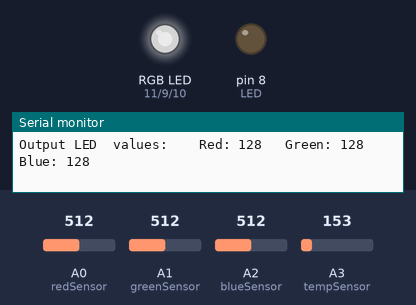
Recording of a sketch running on a simulated Arduino Uno, built with avr-gcc and run on an emulated ATmega328P. On the bench: an RGB LED mixed from three pins (HIGH = lit), output pins drawn as LEDs (lit = HIGH), the last lines printed to the serial monitor. Inputs (shaded band) come from the test bench; at power-on: A3 (tempSensor) = 153, A0 (redSensor) = 512, A1 (greenSensor) = 512, A2 (blueSensor) = 512. Dim RGB values are drawn brighter than linear.

Above: at 1.2 s.
1.3 s: A3 (tempSensor) set to 167
At 2.0 s:
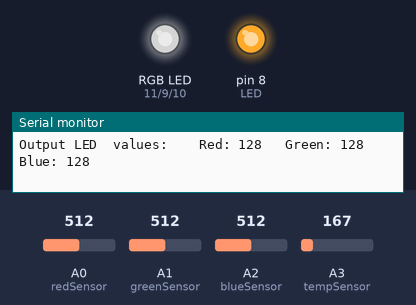
3.0 s: A0 (redSensor) set to 30
At 4.3 s:
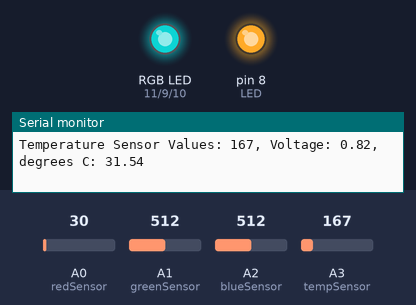
4.7 s: A1 (greenSensor) set to 30
At 5.6 s:
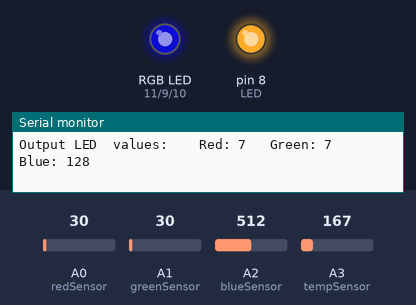
6.4 s: A2 (blueSensor) set to 30
At 7.3 s:
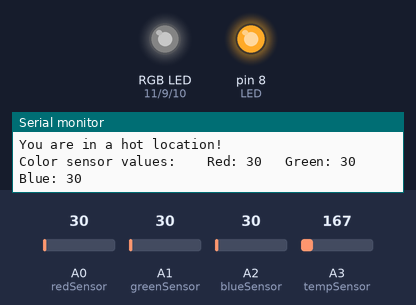
8.0 s: A3 (tempSensor) set to 133
At 9.0 s:
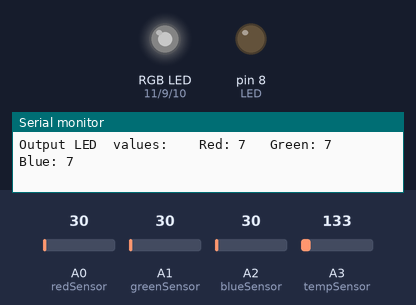
9.7 s: A0 (redSensor) set to 716
At 11.1 s:
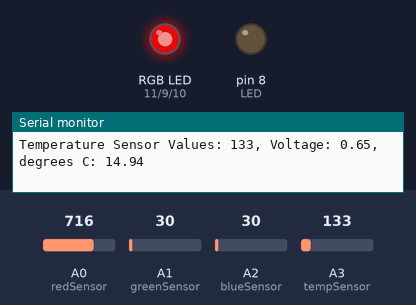
Timing chart, 0 to 12.4 s (numbered marks = the images above; inputs shaded):
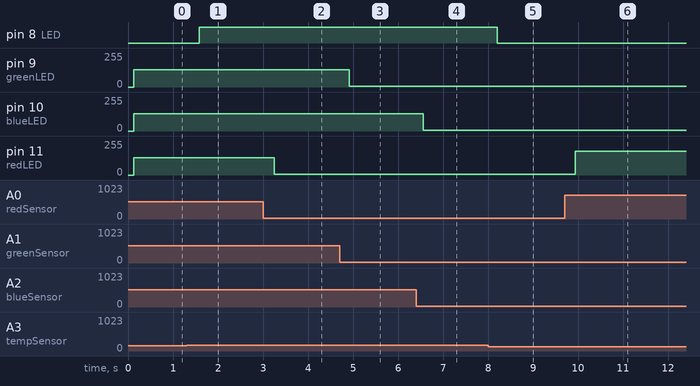

The sketch:

assignment1_2.ino
```cpp
/*This project is intended to function as a basic weather reading circuit.
 * If the weather is sunny, the user will know by the fact that the multi-color led will be shining brightly as white(ish)
 * light. In addition to reading sunlight, the circuit will also read the temperature of the location. If it is warmer
 * than the inside of a typical home, then the red LED will light to indicate that it is hot out.
 * Such a circuit allows for a user to tell not only if it is bright out (from the dimness/brightness of the
 * multi-colored LED), but also if it is at least hot based off of the lighting of the red LED.
 *
 * I would have liked to include a blue and yellow LED as well to indicate cooler temperatures, but I did not have
 * enough wiring to set up such a circuit. Had I worked with someone else, maybe this could have been a reality.
 * However, I feel comfortable in knowing that this circuit does what it is designed to do and proves useful in the
 * real world.
 */


//sets the pins that each pin of the LED is attached to with respect to color
const int greenLED = 9;
const int redLED = 11;
const int blueLED = 10;

//sets the analog pins that each photoresistor is attached to based on color
const int greenSensor = A1;
const int redSensor = A0;
const int blueSensor = A2;

//setting integers to describe how brightly to light up the LED pins later
int greenValue = 0;
int redValue = 0;
int blueValue = 0;

//setting a value for the reading of the photoresistor values for each color
int greenSensorValue = 0;
int redSensorValue = 0;
int blueSensorValue = 0;

//set the temperature sensor pin, base temp of the room (as in the previous exercise) and a variable to store the temperature sensor's reading
const int tempSensor = A3;
const int baseTemp = 20.0;
const int LED = 8;
int tempValue = 0;

void setup() {
  //initialize the serial monitor as is protocol
  Serial.begin(9600);

  //sets all of the applicable pins as outputs for the Arduino circuit
  for (int i = 8; i <= 11; i++) {
    pinMode(i, OUTPUT);
    //sets pin 8, the LED, to being off initially
    if (i == 8) digitalWrite(i, LOW);
  }
}

void loop() {

  //read the temperature sensor's value
  tempValue = analogRead(tempSensor);

  //read the analog values of each photoresistor and assign the value to the "___Sensorvalue" to be used later
  greenSensorValue = analogRead(greenSensor);
  //wait 5 ms before reading the next value
  delay(5);
  redSensorValue = analogRead(redSensor);
  delay(5);
  blueSensorValue = analogRead(blueSensor);
  delay(5);

  //Print in the serial monitor what the values of each photoresistor's voltage are from the previous step
  Serial.print("Color sensor values: \t Red: ");
  Serial.print(redSensorValue);
  Serial.print("\t Green: ");
  Serial.print(greenSensorValue);
  Serial.print("\t Blue: ");
  Serial.println(blueSensorValue);

  //Print in the serial monitor information regarding the temperature sensor and values that can be derived from it
  Serial.print("Temperature Sensor Values: ");
  Serial.print(tempValue);
  //calculates the voltage on the temperature sensor on the breadboard
  float volt = 5.0 * tempValue/1024.0;
  //displays the above mentioned voltage
  Serial.print(", Voltage: ");
  Serial.print(volt);
  //calculates the temperature on the temperature sensor based on the applied voltage
  float temp = (volt - .5) * 100;
  //displays the temperature that the sensor "reads"
  Serial.print(", degrees C: ");
  Serial.println(temp);

  //calculates how brightly to set the output voltages for each dolored pin of the LED
  greenValue = greenSensorValue/4;
  redValue = redSensorValue/4;
  blueValue = blueSensorValue/4;

  //Print in the serial monitor what the output voltages for each pin of the LED are by color
  Serial.print("Output LED  values: \t Red: ");
  Serial.print(redValue);
  Serial.print("\t Green: ");
  Serial.print(greenValue);
  Serial.print("\t Blue: ");
  Serial.println(blueValue);

  //Set the LED pins to the appropriate voltage values
  analogWrite(greenLED, greenValue);
  analogWrite(redLED, redValue);
  analogWrite(blueLED, blueValue);

  //if the location is 5 degrees celsius hotter than the ambient temperature at my grandma's house,
  //then print a message in the Serial monitor and turn the LED on to indicate that it is hot!
  if (temp >= baseTemp + 5) {
    Serial.println("You are in a hot location!");
    digitalWrite(LED, HIGH);
  }
  //If the temperature is cooler than the aforementioned value, print a message about it being cold
  //and turn off the red LED
  else {
    Serial.println("Why is it so cold?");
    digitalWrite(LED, LOW);
  }

  //iterate infinitely
  }
```

Measured:
- the behaviour switches between 153 and 154 on A3 (tempSensor) (found by bisection; images 0 and 1)
- after the input at 1.3 s, pin 8 (LED): LOW → HIGH after 0.29 s
- after the input at 3.0 s, pin 11 (redLED): 128/255 → 7/255 after 0.25 s
- after the input at 4.7 s, pin 9 (greenLED): 128/255 → 7/255 after 0.22 s
- after the input at 6.4 s, pin 10 (blueLED): 128/255 → 7/255 after 0.17 s
- after the input at 8.0 s, pin 8 (LED): HIGH → LOW after 0.21 s
- after the input at 9.7 s, pin 11 (redLED): 7/255 → 179/255 after 0.24 s
